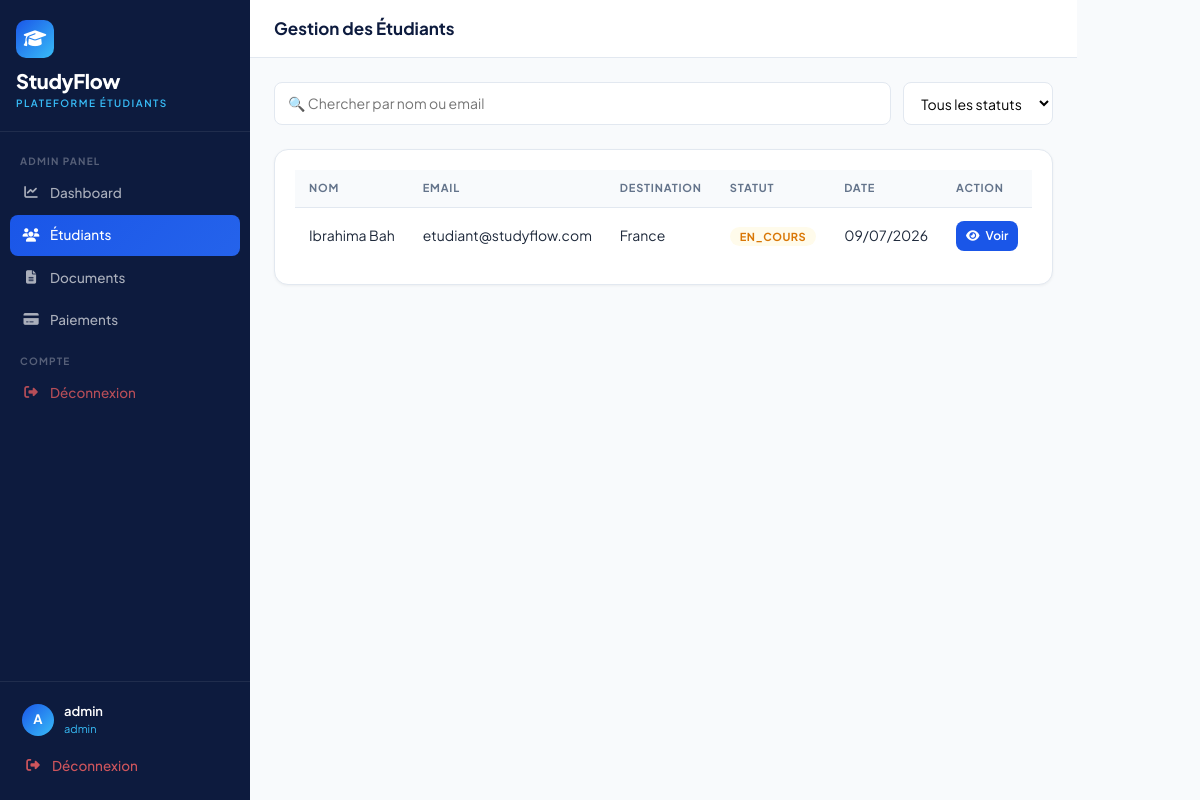
Page /admin/students (signed in) on the earlier database version.
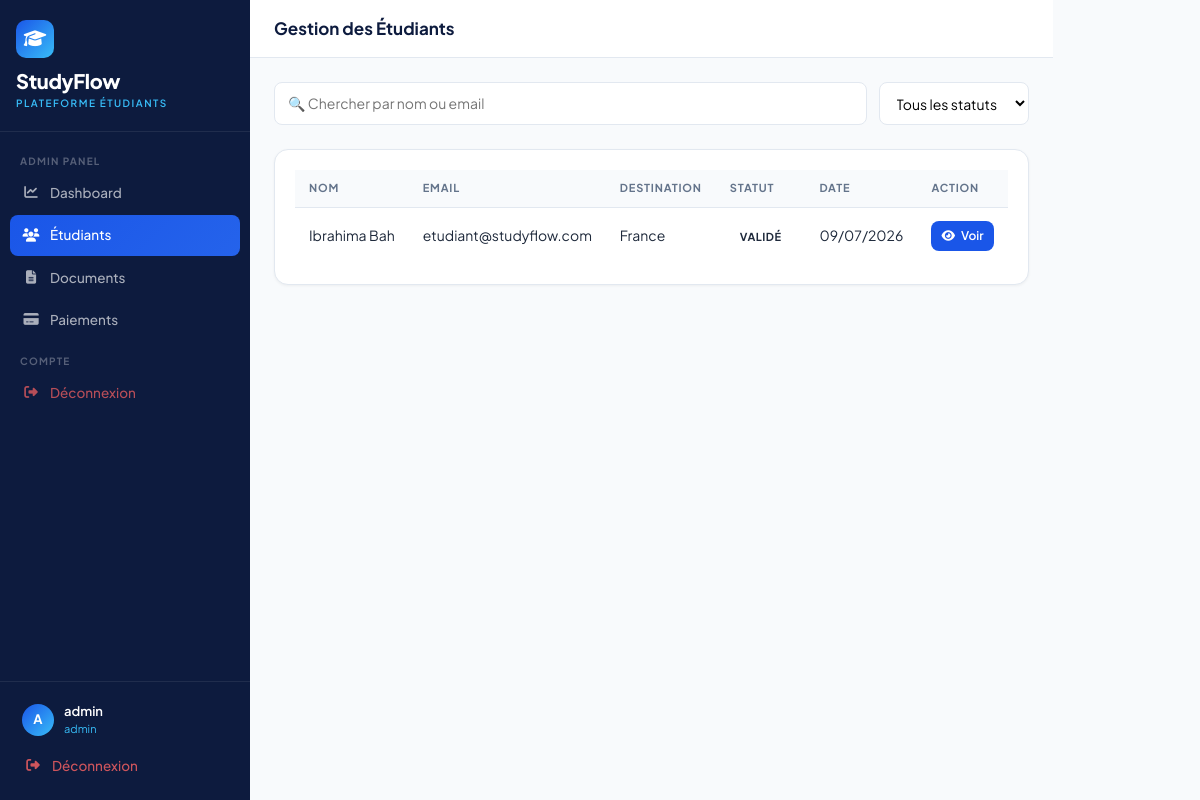
Same page on the later database version.
### models/user.py (models this page shows, shortened)
class StudentProfile(db.Model):
    __tablename__ = 'student_profiles'
    id = db.Column(db.Integer, primary_key=True)
    user_id = db.Column(db.Integer, db.ForeignKey('users.id'), nullable=False)
    first_name = db.Column(db.String(80))
    last_name = db.Column(db.String(80))
    phone = db.Column(db.String(20))
    nationality = db.Column(db.String(50))
    passport_number = db.Column(db.String(30))
    destination_country = db.Column(db.String(50))
    program = db.Column(db.String(200))
    program_level = db.Column(db.String(20), default='Licence')  # Licence, Master
    university = db.Column(db.String(200))
    status = db.Column(db.String(30), default='nouveau')
    created_at = db.Column(db.DateTime, default=datetime.utcnow)
    documents = db.relationship('Document', backref='student', lazy=True)
    payments = db.relationship('Payment', backref='student', lazy=True)
    @property
    def full_name(self):
        return f"{self.first_name or ''} {self.last_name or ''}".strip()

class User(UserMixin, db.Model):
    __tablename__ = 'users'
    id = db.Column(db.Integer, primary_key=True)
    email = db.Column(db.String(120), unique=True, nullable=False)
    password_hash = db.Column(db.String(256))
    role = db.Column(db.String(20), default='student')
    is_active = db.Column(db.Boolean, default=True)
    created_at = db.Column(db.DateTime, default=datetime.utcnow)
    student_profile = db.relationship('StudentProfile', backref='user', uselist=False, foreign_keys='StudentProfile.user_id')

### routes/admin.py (the view)
@admin_bp.route('/students')
@login_required
@admin_required
def students():
    q = request.args.get('q', '')
    status = request.args.get('status', '')
    destination = request.args.get('destination', '')
    query = StudentProfile.query
    if q:
        query = query.filter(db.or_(
            StudentProfile.first_name.ilike(f'%{q}%'),
            StudentProfile.last_name.ilike(f'%{q}%'),
            StudentProfile.user.has(User.email.ilike(f'%{q}%'))
        ))
    if status:
        query = query.filter_by(status=status)
    if destination:
        query = query.filter_by(destination_country=destination)
    students_list = query.order_by(StudentProfile.created_at.desc()).all()
    return render_template('admin/students.html',
        students=students_list, q=q, status=status, destination=destination
    )

### routes/admin.py (called while the page is built)
def admin_required(f):
    @wraps(f)
    def decorated(*args, **kwargs):
        if not current_user.is_authenticated or current_user.role != 'admin':
            flash('Accès refusé. Vous n\'êtes pas administrateur.', 'danger')
            return redirect(url_for('auth.login'))
        return f(*args, **kwargs)
    return decorated

### templates/admin/students.html (shortened to what this page needs)
{% extends "base.html" %}
{% block sidebar_nav %}
<div class="nav-label">Admin Panel</div>
<a href="{{ url_for('admin.dashboard') }}" class="sidebar-link">
  <i class="fas fa-chart-line"></i> Dashboard
</a>
<a href="{{ url_for('admin.students') }}" class="sidebar-link active">
  <i class="fas fa-users"></i> Étudiants
</a>
<a href="{{ url_for('admin.documents') }}" class="sidebar-link">
  <i class="fas fa-file-alt"></i> Documents
</a>
<a href="{{ url_for('admin.payments') }}" class="sidebar-link">
  <i class="fas fa-credit-card"></i> Paiements
</a>
<div class="nav-label">Compte</div>
<a href="{{ url_for('auth.logout') }}" class="sidebar-link" style="color:rgba(255,100,100,.7);">
  <i class="fas fa-sign-out-alt"></i> Déconnexion
</a>
{% endblock %}
{% block page_title %}Gestion des Étudiants{% endblock %}
{% block content %}
<div style="margin-bottom:24px;display:flex;gap:12px;">
  <input type="text" id="search" class="sf-input" placeholder="🔍 Chercher par nom ou email" style="flex:1;">
  <select id="status" class="sf-input" style="max-width:150px;">
    <option value="">Tous les statuts</option>
  </select>
</div>
<div class="sf-card">
  <table class="sf-table">
    <thead>
      <tr>
        <th>Nom</th>
        <th>Email</th>
        <th>Destination</th>
        <th>Statut</th>
        <th>Date</th>
        <th>Action</th>
      </tr>
    </thead>
    <tbody>
      {% for s in students %}
      <tr>
        <td>{{ s.full_name }}</td>
        <td>{{ s.user.email if s.user else '-' }}</td>
        <td>{{ s.destination_country or '-' }}</td>
        <td><span class="badge-status bs-{{ s.status }}">{{ s.status }}</span></td>
        <td>{{ s.created_at.strftime('%d/%m/%Y') }}</td>
        <td>
          <a href="{{ url_for('admin.student_detail', sid=s.id) }}" class="btn-sf btn-primary-sf" style="padding:6px 10px;font-size:12px;">
            <i class="fas fa-eye"></i> Voir
          </a>
        </td>
      </tr>
      {% endfor %}
    </tbody>
  </table>
</div>
{% endblock %}

Differences in the rows shown:
changed StudentProfile "Ibrahima Bah": status "EN_COURS" → "VALIDÉ"
